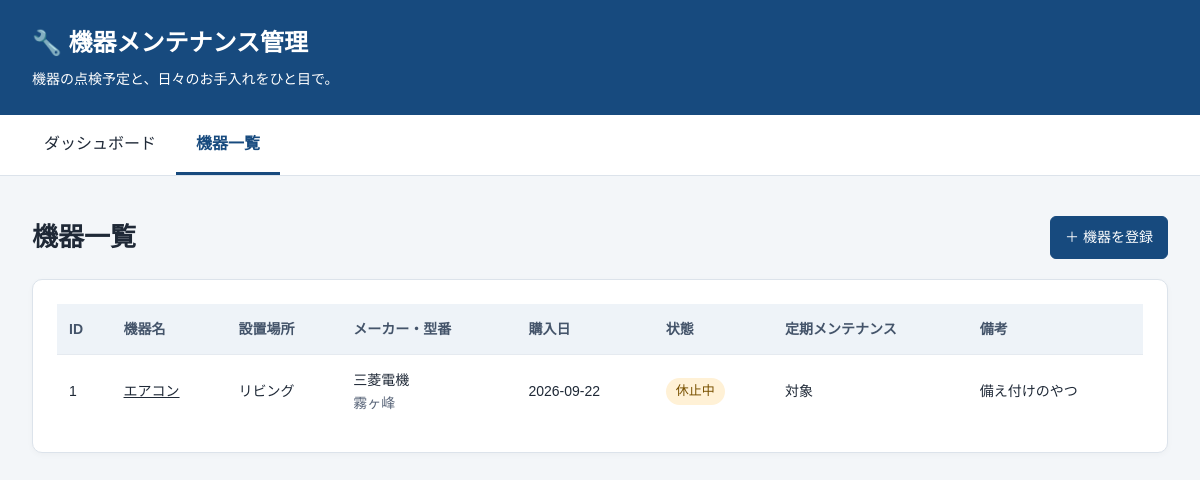
/devices, run on the app's committed database.
### tables this page shows
CREATE TABLE devices (
                id INTEGER PRIMARY KEY AUTOINCREMENT,
                name TEXT NOT NULL,
                manufacturer TEXT,
                model_number TEXT,
                location TEXT,
                status TEXT NOT NULL DEFAULT '稼働中',
                purchase_date TEXT,
                note TEXT NOT NULL DEFAULT '',
                maintenance_scope TEXT NOT NULL DEFAULT '未設定'
            );

### main.py (the view)
@app.get("/devices")
def device_list(request: Request) -> HTMLResponse:
    with database() as connection:
        cursor: sqlite3.Cursor = connection.execute("""
            SELECT id, name, manufacturer, model_number, location, purchase_date,
                   note, status, maintenance_scope
            FROM devices
            ORDER BY id
        """)
        devices: list[sqlite3.Row] = cursor.fetchall()
    return templates.TemplateResponse(
        request=request, name="device_list.html", context={"devices": devices}
    )

### templates/device_list.html (shortened to what this page needs)
{% extends 'base.html' %}
{% block content %}
<div class="section-heading page-heading"><h1>機器一覧</h1><a class="button primary" href="/devices/new">＋ 機器を登録</a></div>
<section class="panel"><div class="table-scroll"><table>
    <thead><tr><th>ID</th><th>機器名</th><th>設置場所</th><th>メーカー・型番</th><th>購入日</th><th>状態</th><th>定期メンテナンス</th><th>備考</th></tr></thead>
    <tbody>{% for device in devices %}<tr>
        <td>{{ device.id }}</td><td><a href="/devices/{{ device.id }}">{{ device.name }}</a></td><td>{{ device.location or '—' }}</td>
        <td>{{ device.manufacturer or '—' }}<br><span class="muted">{{ device.model_number or '—' }}</span></td><td>{{ device.purchase_date or '—' }}</td>
        <td><span class="status-badge" data-status="{{ device.status }}">{{ device.status }}</span></td><td>{{ device.maintenance_scope }}</td><td>{{ (device.note or '—') | truncate(40) }}</td>
    </tr>{% else %}<tr><td colspan="8" class="empty-state">登録機器はまだありません。</td></tr>{% endfor %}</tbody>
</table></div></section>
{% endblock %}

### static/style.css (style rules this page uses)
* { box-sizing: border-box; }
body { margin: 0; font-family: "Yu Gothic", "Meiryo", sans-serif; background: #f3f6f9; color: #1f2937; line-height: 1.6; }
a { color: inherit; }
.page-heading { display: flex; align-items: center; flex-wrap: wrap; gap: 12px; }
.card, .panel { background: white; border: 1px solid #dce3eb; border-radius: 10px; box-shadow: 0 2px 6px rgba(0, 0, 0, 0.03); }
.panel { padding: 24px; margin-bottom: 24px; scroll-margin-top: 16px; }
.table-scroll { overflow-x: auto; }
table { width: 100%; min-width: 640px; border-collapse: collapse; font-size: 14px; }
th, td { padding: 14px 12px; text-align: left; border-bottom: 1px solid #e5eaf0; }
th { background: #eef3f8; color: #44546a; white-space: nowrap; }
td:first-child { white-space: nowrap; }
tbody tr:last-child td { border-bottom: 0; }
.section-heading { display: flex; justify-content: space-between; align-items: center; flex-wrap: wrap; gap: 12px; }
.page-heading { margin: 12px 0 20px; }
.page-heading h1 { font-size: 26px; margin: 0; overflow-wrap: anywhere; }
.section-heading + .panel { margin-top: 16px; }
.muted { color: #596579; font-size: 14px; }
.button { display: inline-flex; align-items: center; justify-content: center; min-height: 42px; line-height: 1.5; font: inherit; font-size: 14px; padding: 9px 14px; border: 1px solid #bccada; border-radius: 6px; background: white; color: #174a7e; text-decoration: none; cursor: pointer; }
.button.primary { background: #174a7e; color: white; border-color: #174a7e; }
.status-badge { display: inline-block; padding: 3px 10px; border-radius: 18px; background: #edf1f5; white-space: nowrap; font-size: 13px; }
.status-badge[data-status="休止中"] { background: #fff1d6; color: #795100; }
td { overflow-wrap: anywhere; }

### data on the page
devices: id "1", name "エアコン", location "リビング", manufacturer "三菱電機", model_number "霧ヶ峰", purchase_date "2026-09-22", status "休止中", maintenance_scope "対象", note "備え付けのやつ"
